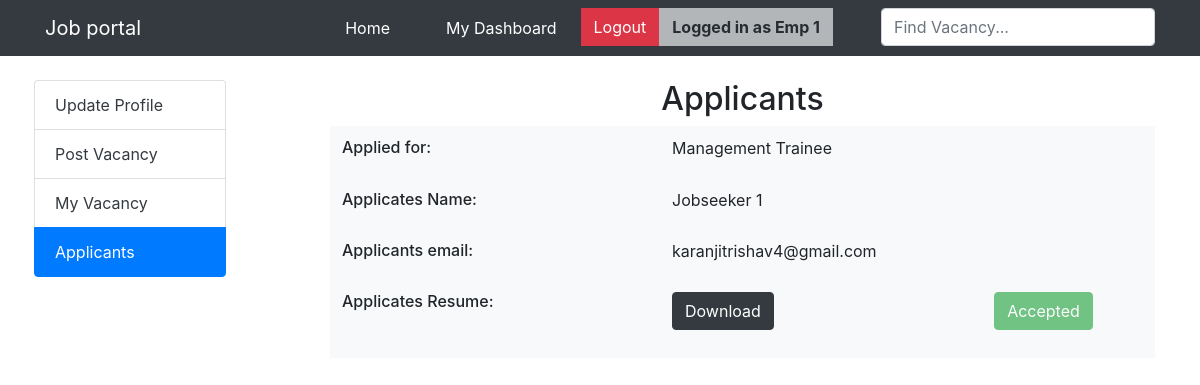
Page /Emp_dash/applicants/ (signed in) on the committed database.
### app/models.py (models this page shows, shortened)
class User(AbstractUser):
    username = None
    email = models.EmailField(unique=True)
    USERNAME_FIELD = 'email'
    REQUIRED_FIELDS = []
    role=models.IntegerField(choices=(
        (1,'Employer'),
        (2,'Jobseeker'),
    ))
    avatar=models.ImageField(upload_to='images/',blank = False)

class VacancyApply(models.Model):
    user=models.ForeignKey(User,on_delete=models.CASCADE)
    vacancy=models.ForeignKey(Vacancy,on_delete=models.CASCADE)
    jseeker=models.ForeignKey(JobSeekerProfile,on_delete=models.CASCADE)
    applieddate=models.DateField(auto_now=True)
    status=models.IntegerField(choices=status_choices,default=1)

class Vacancy(models.Model):
    user=models.ForeignKey(User,on_delete=models.CASCADE)
    company=models.CharField(default=" ",max_length=100)
    jobcategory=models.IntegerField(choices=category_choices)
    title=models.CharField(max_length=50)
    date_added=models.DateField(auto_now_add=True)
    updated_on=models.DateField(auto_now=True)
    deadline=models.DateField(default=datetime.now() + timedelta(days=15))
    description=RichTextField()

### app/views.py (the view)
# urls.py: path("Emp_dash/applicants/",views.ViewApplicants.as_view(),name="applicants"),
class ViewApplicants(LoginRequiredMixin,generic.ListView):
    model= VacancyApply
    template_name='applicants.html'
    context_object_name='applicants'
    def get_queryset(self):
        return VacancyApply.objects.filter(vacancy__user=self.request.user.id)

### templates/applicants.html (shortened to what this page needs)
{% extends "base.html" %}
{% block body %}
<div class="container my-4">
  <div class="row">
    <div class="col-2 px-1 position-fixed">
      <ul class="list-group">
        <li class="list-group-item"><a href="{% url 'dashboard' user.id %}" class="text-dark">Update Profile</a></li>
        <li class="list-group-item"><a href="{% url 'vacancy' %}" class="text-dark">Post Vacancy</a></li>
        <li class="list-group-item"><a href="{% url 'my_vacancy' %}" class="text-dark">My Vacancy</a></li>
        <li class="list-group-item active"><a href="{%url 'applicants'%}" class="text-white">Applicants</a></li>
      </ul>
    </div>
    <div class="col offset-3" id="main">
        <h2 class="text-center">Applicants</h2>
    {% for applicant in applicants %}
        <table class="table borderless my-2 bg-light container">
            <tr><td width="40%"><h6>Applied for:</h6></td><td>{{applicant.vacancy.title}}</td></tr>
            <tr><td><h6>Applicates Name:</h6></td><td>{{applicant.user.first_name}} {{applicant.user.last_name}}</td></tr>
            <tr><td><h6>Applicants email:</h6></td><td>{{applicant.user.email}}</td></tr>
            <tr>
                <td><h6>Applicates Resume:</h6></td>
                <td><a href="{{applicant.jseeker.resume.url}}" class="btn btn-dark">Download</td>
                <td>{% if applicant.status == 1 %}
                    <a href="{% url 'acceptapplicants' applicant.id %}" class="btn btn-success">Accept</a>
                    <a href="{% url 'rejectapplicants' applicant.id %}" class="btn btn-danger">Reject</a>
                    {% else %}
                        {% if applicant.status == 2 %}
                            <p class="btn btn-success disabled">Accepted</p>
                        {% else %}
                            <a class="btn btn-danger disabled text-white">Rejected</a>
                        {% endif %}
                    {% endif %}
                </td>
            </tr>
        </table>
    {% endfor %}
</div>
    </div>
  </div>
{% endblock body %}

### templates/base.html (shortened to what this page needs)
{% load static %}
<html>
    <head>
    <link rel="stylesheet" href="{% static 'css/bootstrap.css' %}">
    </head>
    <body data-spy="scroll" data-target=".navbar" data-offset="50">
    <nav class="navbar navbar-expand-sm bg-dark navbar-dark">
        <div class='container'>
        <a class="navbar-brand" href="{% url 'home' %}"> Job portal</a>
        <ul class="navbar-nav">
            {% if request.user.is_authenticated %}
            <li class="nav-item">
                <a class="nav-link text-white mx-4" href="{% url 'home' %}">Home</a>
            </li>
            <li class="nav-item">
                <a class="nav-link text-white mx-3" href="
                {% if user.role == 1 %}
                    {% url 'dashboard' user.id %}
                {% else %}
                    {% url 'Jobseeker_dashboard' %}
                {% endif %}
                ">My Dashboard</a>
            </li>
            <li class="nav-item">
                <a href="{%url 'logout'%}" class="text-white btn btn-danger rounded-0">Logout</a>
            </li>
            <li class="nav-item">
                <a class="btn btn-light mr-5 disabled rounded-0"><b>Logged in as
                {% if user.first_name%}
                {{user.first_name}} {{user.last_name}}
                {% else %}
                {{user.email}}
                {% endif %}
                </b></a>
            </li>
            {% endif %}
            <li class="nav-item">
                <form class="form-inline my-lg-0" action="{%url 'search'%}" method="GET">
                <input
                    class="form-control search-box"
                    type="Search"
                    placeholder="Find Vacancy..."
                    name="search_term"
                    value="{{search_term}}"
                >
                </form>
            </li>
        </ul>
        </div>
    </nav>
    {% block body %}
    {% endblock body %}
</body>
</html>

### templates/base.html (style rules this page uses)
.borderless tr td { border : none; }

### rows in the picture
User: first_name "Emp", last_name "1"
VacancyApply: vacancy "Management Trainee", user.first_name "Jobseeker", user.last_name "1", user.email "karanjitrishav4@gmail.com", status "Accepted"
